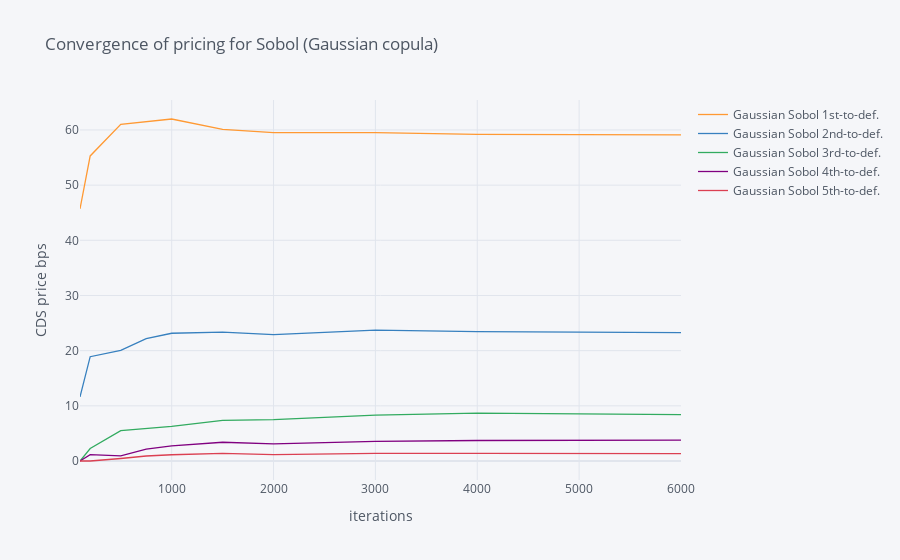

Notebook code for this chart:
### Code cell
spreads.loc[:,'Gaussian Sobol 1st-to-def.':].iplot(title='Convergence of pricing for Sobol (Gaussian copula)', xTitle='iterations', yTitle='CDS price bps')

### Figure 1 — Plotly figure (JSON) as saved in the notebook; plotly's stock layout.template omitted (floating-point values rounded to 4 significant figures)
{"data": [{"line": {"color": "rgba(255, 153, 51, 1.0)", "dash": "solid", "shape": "linear", "width": 1.3}, "mode": "lines", "name": "Gaussian Sobol 1st-to-def.", "text": "", "type": "scatter", "x": [100, 200, 500, 750, 1000, 1500, 2000, 3000, 4000, 6000], "y": [45.7, 55.29, 61.04, 61.53, 61.99, 60.09, 59.51, 59.52, 59.18, 59.1]}, {"line": {"color": "rgba(55, 128, 191, 1.0)", "dash": "solid", "shape": "linear", "width": 1.3}, "mode": "lines", "name": "Gaussian Sobol 2nd-to-def.", "text": "", "type": "scatter", "x": [100, 200, 500, 750, 1000, 1500, 2000, 3000, 4000, 6000], "y": [11.62, 18.9, 20.05, 22.19, 23.15, 23.36, 22.92, 23.72, 23.46, 23.25]}, {"line": {"color": "rgba(50, 171, 96, 1.0)", "dash": "solid", "shape": "linear", "width": 1.3}, "mode": "lines", "name": "Gaussian Sobol 3rd-to-def.", "text": "", "type": "scatter", "x": [100, 200, 500, 750, 1000, 1500, 2000, 3000, 4000, 6000], "y": [0, 2.264, 5.494, 5.86, 6.263, 7.346, 7.509, 8.33, 8.681, 8.417]}, {"line": {"color": "rgba(128, 0, 128, 1.0)", "dash": "solid", "shape": "linear", "width": 1.3}, "mode": "lines", "name": "Gaussian Sobol 4th-to-def.", "text": "", "type": "scatter", "x": [100, 200, 500, 750, 1000, 1500, 2000, 3000, 4000, 6000], "y": [0, 1.139, 0.9159, 2.146, 2.751, 3.396, 3.12, 3.55, 3.714, 3.778]}, {"line": {"color": "rgba(219, 64, 82, 1.0)", "dash": "solid", "shape": "linear", "width": 1.3}, "mode": "lines", "name": "Gaussian Sobol 5th-to-def.", "text": "", "type": "scatter", "x": [100, 200, 500, 750, 1000, 1500, 2000, 3000, 4000, 6000], "y": [0, 0, 0.4516, 0.9076, 1.129, 1.374, 1.145, 1.374, 1.376, 1.345]}], "layout": {"legend": {"bgcolor": "#F5F6F9", "font": {"color": "#4D5663"}}, "paper_bgcolor": "#F5F6F9", "plot_bgcolor": "#F5F6F9", "title": {"font": {"color": "#4D5663"}, "text": "Convergence of pricing for Sobol (Gaussian copula)"}, "xaxis": {"gridcolor": "#E1E5ED", "showgrid": true, "tickfont": {"color": "#4D5663"}, "title": {"font": {"color": "#4D5663"}, "text": "iterations"}, "zerolinecolor": "#E1E5ED"}, "yaxis": {"gridcolor": "#E1E5ED", "showgrid": true, "tickfont": {"color": "#4D5663"}, "title": {"font": {"color": "#4D5663"}, "text": "CDS price bps"}, "zerolinecolor": "#E1E5ED"}}}
